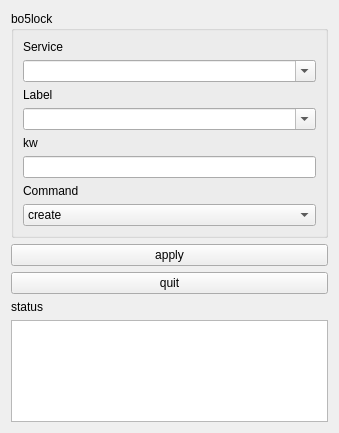
<?xml version="1.0" encoding="UTF-8"?>
<ui version="4.0">
 <class>bo5lock_widget</class>
 <widget class="QWidget" name="bo5lock_widget">
  <property name="geometry">
   <rect>
    <x>0</x>
    <y>0</y>
    <width>339</width>
    <height>433</height>
   </rect>
  </property>
  <property name="windowTitle">
   <string>bo5lock ui</string>
  </property>
  <layout class="QGridLayout" name="gridLayout_2">
   <item row="0" column="0">
    <widget class="QGroupBox" name="groupBox">
     <property name="title">
      <string>bo5lock</string>
     </property>
     <layout class="QGridLayout" name="gridLayout">
      <item row="5" column="0">
       <widget class="QLineEdit" name="kw_lineEdit">
        <property name="echoMode">
         <enum>QLineEdit::Password</enum>
        </property>
       </widget>
      </item>
      <item row="1" column="0">
       <widget class="QComboBox" name="service_comboBox">
        <property name="editable">
         <bool>true</bool>
        </property>
       </widget>
      </item>
      <item row="6" column="0">
       <widget class="QLabel" name="label">
        <property name="text">
         <string>Command</string>
        </property>
       </widget>
      </item>
      <item row="3" column="0">
       <widget class="QComboBox" name="label_comboBox">
        <property name="editable">
         <bool>true</bool>
        </property>
       </widget>
      </item>
      <item row="0" column="0">
       <widget class="QLabel" name="service_label">
        <property name="text">
         <string>Service</string>
        </property>
       </widget>
      </item>
      <item row="7" column="0">
       <widget class="QComboBox" name="cmd_comboBox">
        <item>
         <property name="text">
          <string>create</string>
         </property>
        </item>
        <item>
         <property name="text">
          <string>fetch</string>
         </property>
        </item>
        <item>
         <property name="text">
          <string>update</string>
         </property>
        </item>
        <item>
         <property name="text">
          <string>delete</string>
         </property>
        </item>
       </widget>
      </item>
      <item row="2" column="0">
       <widget class="QLabel" name="login_label">
        <property name="text">
         <string>Label</string>
        </property>
       </widget>
      </item>
      <item row="4" column="0">
       <widget class="QLabel" name="label_2">
        <property name="text">
         <string>kw</string>
        </property>
       </widget>
      </item>
     </layout>
    </widget>
   </item>
   <item row="1" column="0">
    <widget class="QPushButton" name="apply_pushButton">
     <property name="text">
      <string>apply</string>
     </property>
    </widget>
   </item>
   <item row="2" column="0">
    <widget class="QPushButton" name="quit_pushButton">
     <property name="text">
      <string>quit</string>
     </property>
    </widget>
   </item>
   <item row="3" column="0">
    <widget class="QLabel" name="status_label">
     <property name="text">
      <string>status</string>
     </property>
    </widget>
   </item>
   <item row="4" column="0">
    <widget class="QTextEdit" name="status_textEdit">
     <property name="enabled">
      <bool>true</bool>
     </property>
     <property name="readOnly">
      <bool>true</bool>
     </property>
    </widget>
   </item>
  </layout>
 </widget>
 <tabstops>
  <tabstop>service_comboBox</tabstop>
  <tabstop>label_comboBox</tabstop>
  <tabstop>kw_lineEdit</tabstop>
  <tabstop>cmd_comboBox</tabstop>
  <tabstop>apply_pushButton</tabstop>
  <tabstop>quit_pushButton</tabstop>
  <tabstop>status_textEdit</tabstop>
 </tabstops>
 <resources/>
 <connections>
  <connection>
   <sender>quit_pushButton</sender>
   <signal>clicked()</signal>
   <receiver>bo5lock_widget</receiver>
   <slot>close()</slot>
   <hints>
    <hint type="sourcelabel">
     <x>86</x>
     <y>270</y>
    </hint>
    <hint type="destinationlabel">
     <x>174</x>
     <y>302</y>
    </hint>
   </hints>
  </connection>
 </connections>
</ui>
